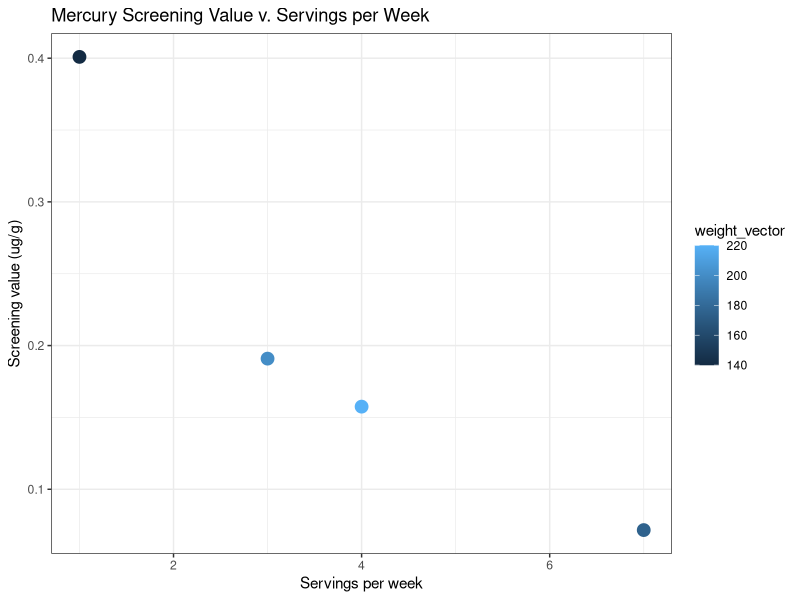
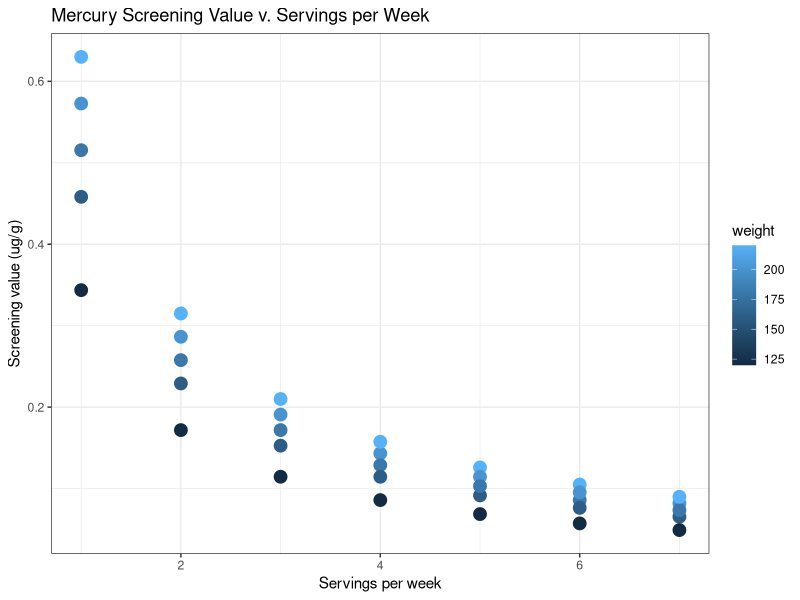

Generate these figures, in order, with R:
## ---- chunk 1
knitr::opts_chunk$set(echo = TRUE)
## ---- chunk 2
# if running for the first time, install the package 
if(!require("tidyverse")) install.packages("tidyverse") 

# every time you start R, load your package using library() 
library(tidyverse)

## ---- chunk 3

# define variables 
weight = 150 # lbs 

days_per_week = 2 # days per week eating fish 

# example of using print function 
print(weight)
print(days_per_week)

# example of checking the type of data
typeof(days_per_week)

## ---- chunk 4

# use our variables to calculate the mean daily consumption rate (cr)
# FDA reference amounts customarily consumed (RACC) per eating occasion for fish and shellfish without sauce is 110 grams for uncooked fish.
cr = 110*days_per_week/7 # daily consumption rate 
print(cr)

# calculate the safe limit screening value 
# create another variable 
RfD = 0.1 # ug mercurry/kg body weight/day 

screening_value = RfD*weight*0.45/cr 
print(screening_value)

## ---- chunk 5

# make list 
my_list <- list(100, "rachel", TRUE, 3.4)
# lists can contain mix of different data types 

# make another list - vectors 
weight_vector <- c(140, 175, 200, 220)
servings_per_week <- c(1, 7, 3, 4)
# vectors have the same type of data 

print(weight_vector)
print(servings_per_week)

# can also reference a single location within a vector
weight_vector[1]
## ---- chunk 6

# create data frame with two columns - from the vectors weight, servings 
sv_df <- data.frame(weight_vector, servings_per_week)

head(sv_df) # preview the entire data frame 

head(sv_df$weight_vector) # see the column weight 

# Add column for screening value
sv_df$screen_val = RfD * sv_df$weight_vector * 0.45 / (110 * sv_df$servings_per_week / 7)

head(sv_df)

## ---- chunk 7

# add a new column - use mutate 
sv_df %>% mutate(cr = 110*servings_per_week/7)

# select only some columns 
sv_df %>% select(servings_per_week, screen_val)

# filter out rows 
sv_df %>% filter(weight_vector < 150)

## ---- chunk 8

# scaffold up to this plot 
ggplot(data=sv_df, 
      aes(x=servings_per_week, y=screen_val, col=weight_vector)) + 
  geom_point(size=4) +
  theme_bw() +
  labs(x="Servings per week", y="Screening value (ug/g)", 
       title="Mercury Screening Value v. Servings per Week")
## ---- chunk 9

sv_df_long = read.csv("data/screening_values_per_week.csv")

# preview first 6 rows 
head(sv_df_long)

# preview structure of data frame 
str(sv_df_long)

ggplot(data=sv_df_long, 
      aes(x=serving_per_week, y=screen_val, col=weight)) + 
  geom_point(size=4) +
  theme_bw() +
  labs(x="Servings per week", y="Screening value (ug/g)", 
       title="Mercury Screening Value v. Servings per Week")

